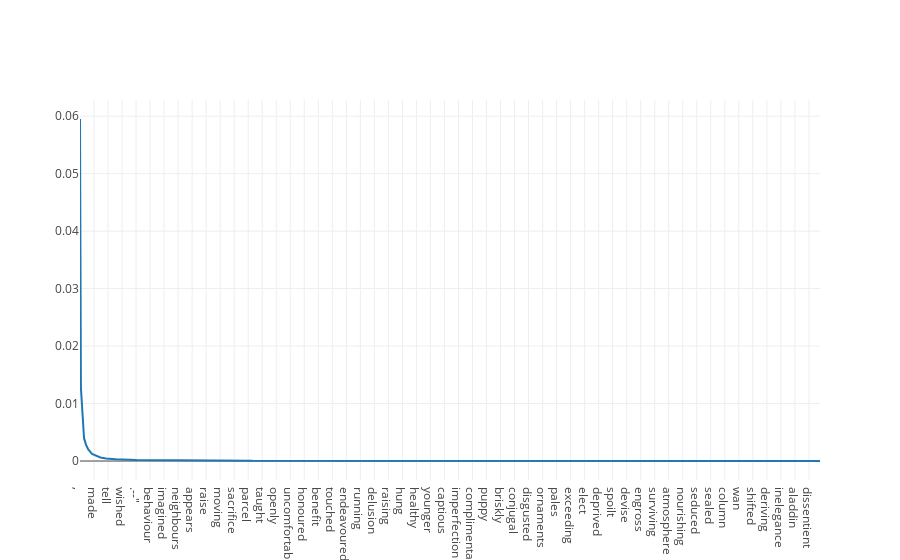

Notebook code cell kept with this figure:
### Code cell
iplot([{"x" : list(zip(*sorted_uprobs))[0], "y": list(zip(*sorted_uprobs))[1]}])
#iplot([{"x" : [math.log(i+1) for i in range(len(sorted_uprobs))], "y": list(zip(*sorted_uprobs))[1]}])

### Figure 1 — Plotly figure (JSON) as saved in the notebook; plotly's stock layout.template omitted (floating-point values rounded to 4 significant figures; data arrays with more than 128 entries replaced by an {"elided": "..."} marker saying what was removed)
{"data": [{"x": {"elided": "7339 str values"}, "y": {"elided": "7339 float values"}}], "layout": {}}
